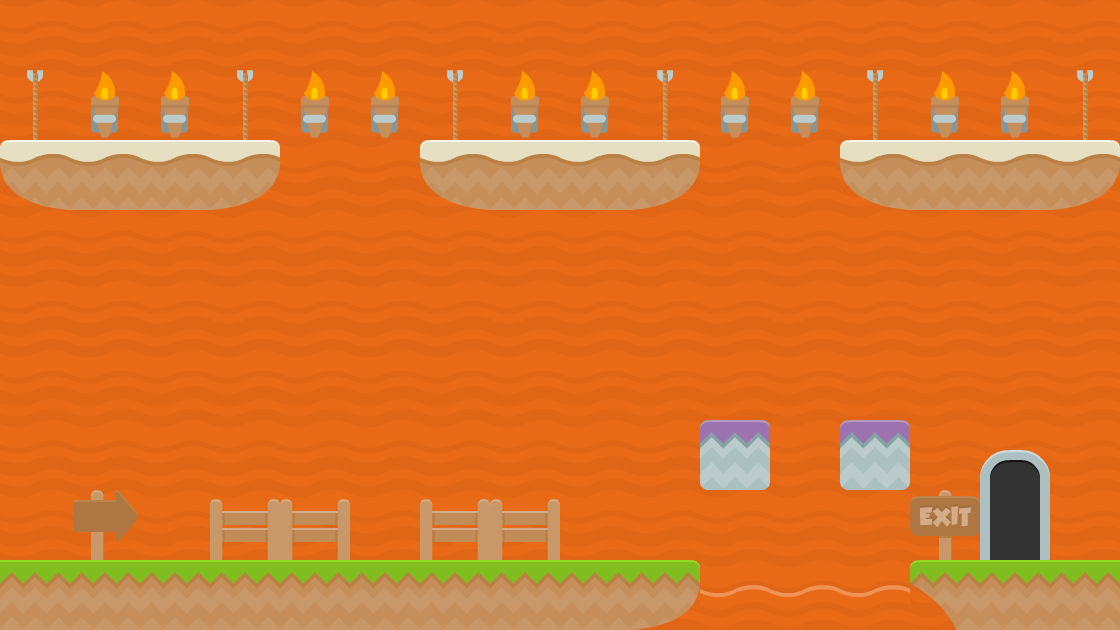

Tiled map render using the project's own tile images. Description and the map definition, with tile-layer contents summarised, below:
An orthogonal 16x9 tile map with 70x70 px tiles, 4 tile layers (foreground 1, background 2, background 1, collision), 2 tilesets and 5 objects (3x BadGuy, levelTrigger, Mushroom).

<map version="1.0" orientation="orthogonal" renderorder="right-down" width="16" height="9" tilewidth="70" tileheight="70" backgroundcolor="#ffff00">
 <tileset firstgid="1" name="background-tiles" tilewidth="70" tileheight="70">
  <image source="../img/background-tiles.png" width="910" height="910" />
  <tile id="0">
   <properties>
    <property name="type" value="solid" />
   </properties>
  </tile>
  <tile id="76">
   <properties>
    <property name="type" value="solid" />
   </properties>
  </tile>
 </tileset>
 <tileset firstgid="170" name="meta-tiles" tilewidth="70" tileheight="70">
  <image source="../img/meta-tiles.png" width="350" height="70" />
  <tile id="1">
   <properties>
    <property name="type" value="lslope" />
   </properties>
  </tile>
  <tile id="4">
   <properties>
    <property name="type" value="solid" />
   </properties>
  </tile>
 </tileset>
 <layer name="foreground 1" width="16" height="9" opacity="0">
  <data>[144 cells, 2 non-empty, 1 distinct tile ids]</data>
 </layer>
 <layer name="background 2" width="16" height="9">
  <data>[144 cells, 144 non-empty, 1 distinct tile ids]</data>
 </layer>
 <layer name="background 1" width="16" height="9">
  <data>[144 cells, 54 non-empty, 15 distinct tile ids]</data>
 </layer>
 <layer name="collision" width="16" height="9" opacity="0">
  <data>[144 cells, 15 non-empty, 1 distinct tile ids]</data>
 </layer>
 <objectgroup name="trigger-entities">
  <object name="levelTrigger" x="981.333" y="420" width="66.6667" height="138.667">
   <properties>
    <property name="level" value="level05" />
    <property name="xSpawn" value="0" />
    <property name="ySpawn" value="0" />
   </properties>
  </object>
 </objectgroup>
 <objectgroup name="EnemyEntities">
  <object name="BadGuy" x="421.333" y="522.667" width="274.667" height="36" />
  <object name="BadGuy" x="210.667" y="522.667" width="276" height="36" />
  <object name="BadGuy" x="946.667" y="518.667" width="168" height="40" />
 </objectgroup>
 <objectgroup name="CollectableEntities">
  <object name="Mushroom" x="348" y="489.333" width="68" height="69.3333" />
 </objectgroup>
</map>
